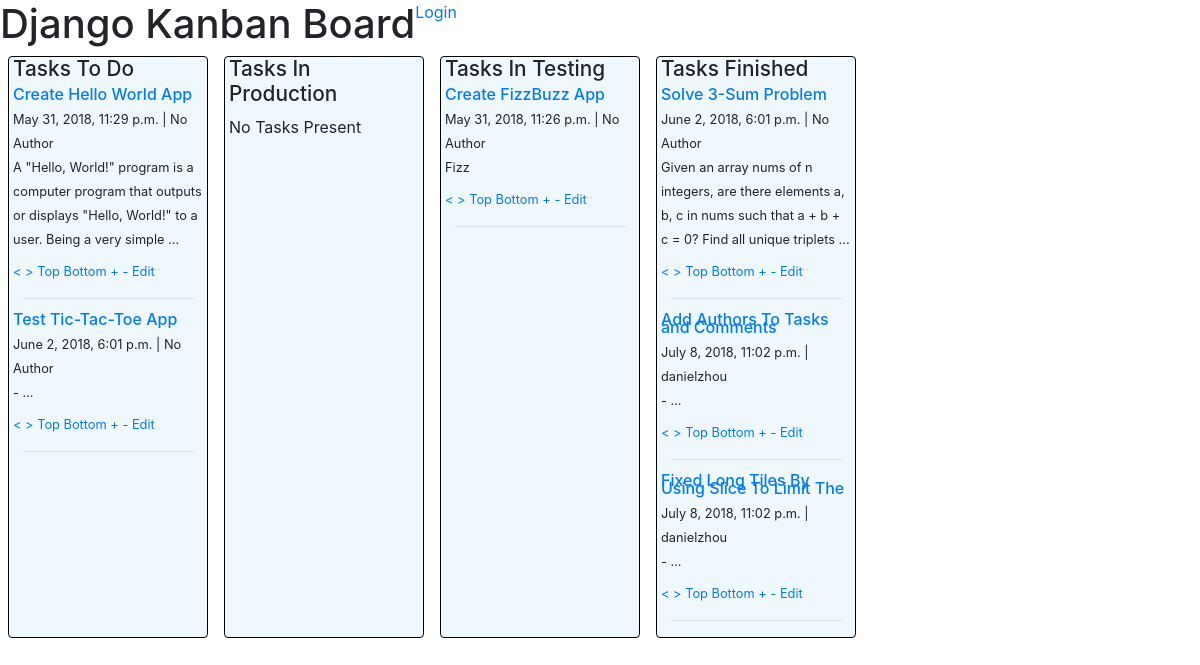
The page / on the database its author committed.
### kanban/models/task.py (models this page shows, shortened)
class Task(models.Model):
    class Meta:
        ordering = ['-date_modified']
    STATUS_CHOICES = {
        ('TODO', 'To Do'),
        ('PROG', 'In Progress'),
        ('TEST', 'In Testing'),
        ('DONE', 'Done'),
    }
    uuid = models.UUIDField(primary_key=True, editable=False, default=uuid.uuid4)
    priority = models.IntegerField(default=0)
    title = models.CharField(max_length=200)
    description = models.TextField(blank=True, null=True)
    status = models.CharField(max_length=4, choices=STATUS_CHOICES, default='TODO')
    date_created = models.DateTimeField(default=datetime.datetime.now())
    date_modified = models.DateTimeField(default=datetime.datetime.now())
    author = models.CharField(max_length=200, default='No Author')

### kanban/views/index.py (the view)
# urls.py: path('', views.Index.as_view(), name='index'),
class Index(TemplateView):
    template_name = 'kanban/index.html'
    def get_context_data(self, **kwargs):
        context = super(Index, self).get_context_data(**kwargs)
        context['TODO_list'] = Task.objects.filter(status='TODO').order_by('-priority')[:15]
        context['PROG_list'] = Task.objects.filter(status='PROG').order_by('-priority')[:15]
        context['TEST_list'] = Task.objects.filter(status='TEST').order_by('-priority')[:15]
        context['DONE_list'] = Task.objects.filter(status='DONE').order_by('-priority')[:15]
        return context

### kanban/templates/kanban/index.html (shortened to what this page needs)
{% extends 'kanban/kanban_base.html' %}
{% block content %}
<div class="container-fluid">
    <div class="row">
        <h1>Django Kanban Board</h1>
        <div>
            {% if user.is_authenticated %}
                <strong>{{ user.username|capfirst }}</strong>
                <a href="{% url 'accounts-logout'%}">Logout</a>
                |<a href="{% url 'index' %}"> All Tasks</a>
                |<a href="{% url 'user-tasks' %}"> My Tasks</a>
                |<a href="{% url 'task-add' %}"> Add Task</a>
            {% else %}
                <a href="{% url 'accounts-login' %}">Login</a>
            {% endif %}
        </div>
    </div>
    <div class="row">
        {% include 'kanban/index_task_list.html' with task_list=TODO_list title='Tasks To Do'%}
        {% include 'kanban/index_task_list.html' with task_list=PROG_list title='Tasks In Production' %}
        {% include 'kanban/index_task_list.html' with task_list=TEST_list title='Tasks In Testing' %}
        {% include 'kanban/index_task_list.html' with task_list=DONE_list title='Tasks Finished' %}
    </div>
</div>
{% endblock %}

### kanban/templates/kanban/index_task_panel.html
<div class="kanban-tasklist-taskpanel">
    <h6><a href="{% url 'task-detail' pk=task.uuid %}">{{ task.title|slice:":45" }}</a></h6>
    <p>
        <small>{{ task.date_created }} | {{ task.author }}</small> <br>
        <small>
            {% if task.description %}
                {{ task.description|slice:":120" }}
                {% if task.description|length > 120%} ... {% endif %}
            {% else %}
                - ...
            {% endif %}
        </small>
    </p>
    <small>
        <a href="{% url 'task-action-decrease_status' pk=task.uuid %}"><</a>
        <a href="{% url 'task-action-increase_status' pk=task.uuid %}">></a>
        <a href="{% url 'task-action-max_priority' pk=task.uuid%}">Top</a>
        <a href="{% url 'task-action-min_priority' pk=task.uuid%}">Bottom</a>
        <a href="{% url 'task-action-increase_priority' pk=task.uuid %}">+</a>
        <a href="{% url 'task-action-decrease_priority' pk=task.uuid %}">-</a>
        <a href="{% url 'task-edit' pk=task.uuid %}">Edit</a>
    </small>
    <hr>
</div>

### kanban/static/kanban/kanban.css (style rules this page uses)
h6 { line-height: 0.5em; }
hr { size: 3px; width: 90%; }
p { margin-top: 0.1em; margin-bottom: 0.5em; }

### rows shown on the page
Task: title "Create Hello World App", date_created "May 31, 2018, 11:29 p.m.", author "No Author", description "A \"Hello, World!\" program is a computer program that outputs or displays \"Hello, World!\" to a user. Being a very simple"
Task: title "Test Tic-Tac-Toe App", date_created "June 2, 2018, 6:01 p.m.", author "No Author"
Task: title "Create FizzBuzz App", date_created "May 31, 2018, 11:26 p.m.", author "No Author", description "Fizz"
Task: title "Solve 3-Sum Problem", date_created "June 2, 2018, 6:01 p.m.", author "No Author", description "Given an array nums of n integers, are there elements a, b, c in nums such that a + b + c = 0? Find all unique triplets"
Task: title "Add Authors To Tasks and Comments", date_created "July 8, 2018, 11:02 p.m.", author "danielzhou"
Task: title "Fixed Long Tiles By Using Slice To Limit The", date_created "July 8, 2018, 11:02 p.m.", author "danielzhou"

### other values the page prints
{{ title }} "Tasks To Do Tasks In Production Tasks In Testing Tasks Finished"
